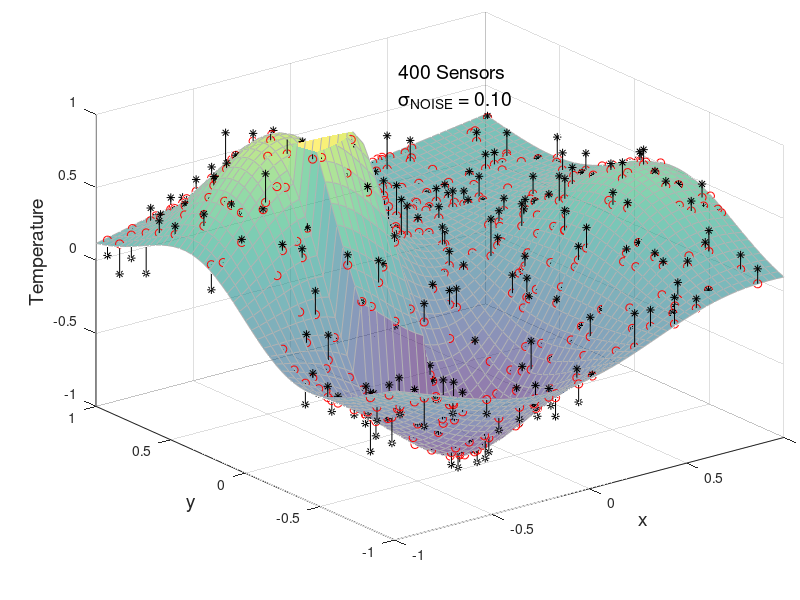

Reproduce this figure in MATLAB.
%plotSensorData2D
load DataClean2D %xClean yClean zzClean
load DataSensors2D %xSensor ySensor zClean zMess noiseLevel FunctionType doEquispaced
[xx,yy] = meshgrid(xClean, yClean); 
fontAxis = 14;
fig = figure(1);
subplot('Position',[0.12 0.1 0.86 0.88])
surf(xx,yy,zzClean','EdgeColor',[0.7 0.7 0.7],'FaceAlpha',0.6);  % transparent works only with new MATLAB versions
%surf(xx,yy,zzClean','EdgeColor',[0.7 0.7 0.7]);  

hold on;
nSensors = length(xSensor);
for i=1:nSensors
    x = xSensor(i);   
    y = ySensor(i);
    z = zMess(i);
    c = zClean(i);
    plot3([x x], [y y], [c z],'k');
    plot3(x,y, c,'ro'); 
    hold on;
    plot3(x,y,z,'k*');
end

text(0.4, 0.8, 0.9, sprintf('%i Sensors',nSensors), 'FontSize',fontAxis);
text(0.4, 0.8, 0.7, sprintf('\\sigma_N_O_I_S_E = %3.2f',noiseLevel), 'FontSize',fontAxis);
xlabel('x','FontSize',fontAxis);
ylabel('y','FontSize',fontAxis);
zlabel('Temperature','FontSize',fontAxis);
axis([-1 1 -1 1 -1 1]);
hold off;
